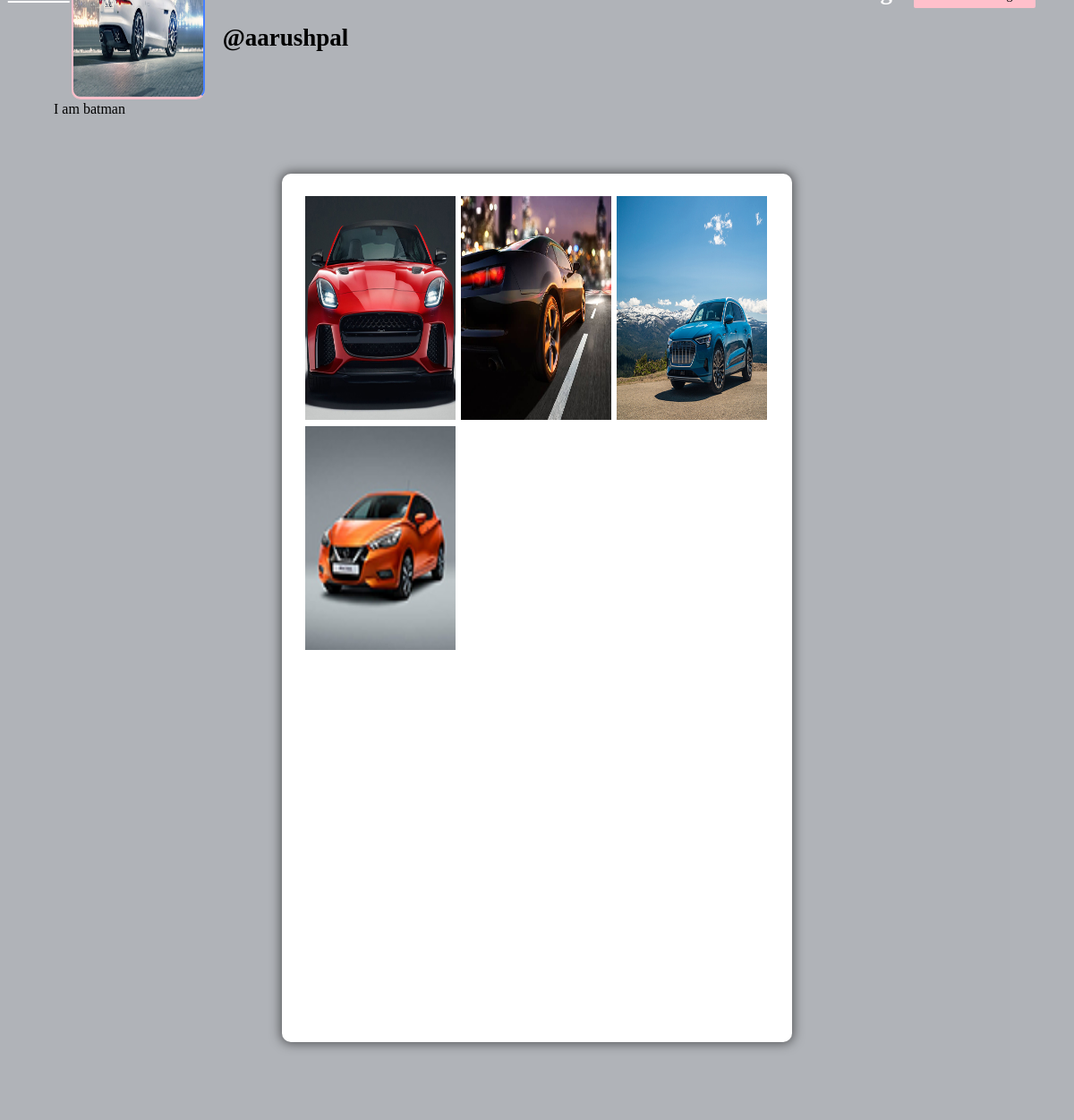
Page /profile/aarushpal (signed in) on the committed database.
### core/models.py (models this page shows, shortened)
class Profile(models.Model):
    user = models.ForeignKey(User, on_delete=models.CASCADE)
    id_user = models.IntegerField()
    bio = models.TextField(blank=True)
    profileimg = models.ImageField(upload_to='profile_images', default='blank-profile-picture.png')
    location = models.CharField(max_length=100, blank=True)

class Post(models.Model):
    id = models.UUIDField(primary_key=True, default=uuid.uuid4)
    user = models.CharField(max_length=100)
    image = models.ImageField(upload_to='post_images')
    caption = models.TextField()
    created_at = models.DateTimeField(default=datetime.now)
    no_of_likes = models.IntegerField(default=0)

### core/views.py (the view)
# urls.py: path('profile/<str:pk>', views.profile, name='profile'),
@login_required(login_url='signin')
def profile(request, pk):
    user_object = User.objects.get(username=pk)
    user_profile = Profile.objects.get(user=user_object)
    user_posts = Post.objects.filter(user=pk)
    user_post_length = len(user_posts)
    follower = request.user.username
    user = pk
    if FollowersCount.objects.filter(follower=follower, user=user).first():
        button_text = 'Unfollow'
    else:
        button_text = 'Follow'
    user_followers = len(FollowersCount.objects.filter(user=pk))
    user_following = len(FollowersCount.objects.filter(follower=pk))
    context = {
        'user_object': user_object,
        'user_profile': user_profile,
        'user_posts': user_posts,
        'user_post_length': user_post_length,
        'button_text': button_text,
        'user_followers': user_followers,
        'user_following': user_following,
    }
    return render(request, 'profile.html', context)

### templates/profile.html (shortened to what this page needs)
{% load static %}
<!DOCTYPE html>
<html lang="en">
<head>
    <link rel="stylesheet" href="{% static 'css/main.min.css' %}">
    <link rel="stylesheet" href="{% static 'css/style.css' %}">
    <link rel="stylesheet" href="{% static 'css/color.css' %}">
    <link rel="stylesheet" href="{% static 'css/responsive.css' %}">
</head>
<body>
	<section>
			<div class="feature-photo">
				<figure><img src="{% static 'images/resources/timeline-1.jpg' %}" alt=""></figure>
				<form action="/follow" method="POST">
					<div class="add-btn">
					<span style="color: white; font-size: 27px; margin-right: 520px;"><b><u><a href="/">Home</a></u></b></span>
					{% if user_post_length == 0 %}
					<span style="color: white; font-size: 27px;"><b>No posts</b></span>
					{% elif user_post_length == 1 %}
					<span style="color: white; font-size: 27px;"><b>{{user_post_length}} post</b></span>
					{% else %}
					<span style="color: white; font-size: 27px;"><b>{{user_post_length}} Posts</b></span>
					{% endif %}
					{% if user_followers == 0 or user_followers == 1 %}
					<span style="color: white; font-size: 27px;"><b>{{user_followers}} Follower</b></span>
					{% else %}
					<span style="color: white; font-size: 27px;"><b>{{user_followers}} Followers</b></span>
					{% endif %}
					<span style="color: white; font-size: 27px;"><b>{{user_following}} Following</b></span>
					{% if user_object.username == user.username  %}
					<a href='/settings' data-ripple="" style="background-color: #ffc0cb; border: #ffc0cb;">Account Settings</a>
					{%else %}
					<a data-ripple=""><button type="submit" style="background-color: #ffc0cb; border: #ffc0cb;">{{button_text}}</button></a>
					{% endif %}
					</div>
				</form>
				<div class="container-fluid">
					<div class="row merged">
						<div class="col-lg-2 col-sm-3">
							<div class="user-avatar">
								<figure>
									<img src={{user_profile.profileimg.url}} style="height: 250px; width: 100%;" alt="">
								</figure>
							</div>
						</div>
						<div class="col-lg-10 col-sm-9">
							<div class="timeline-info">
								<ul>
									<li class="admin-name">
									  <h5 style="color: black;white-space: nowrap; width: 110px; font-size: 27px;"><b>@{{user_profile.user.username}}</b></h5>
									</li>
								</ul>
							</div>
						</div>
					</div>
				</div>
			</div>
		</section>
		<section>
			<div class="bio">
				{{user_profile.bio}}
			</div>
		</section>
	<section>
		<div class="gap gray-bg">
			<div class="container-fluid">
				<div class="row">
					<div class="col-lg-12">
						<div class="row" id="page-contents">
							<div class="col-lg-3">
								<aside class="sidebar static">
								</aside>
							</div>
							<div class="col-lg-6">
								<div class="central-meta">
									<ul class="photos">
										{% for post in user_posts %}
										<li>
											<a class="strip" href={{post.image.url}} title="" data-strip-group="mygroup" data-strip-group-options="loop: false">
												<img src={{post.image.url}} style="height: 250px; width: 300px;" alt=""></a>
										</li>
										{% endfor %}
									</ul>
								</div>
							</div>
							<div class="col-lg-3">
								<aside class="sidebar static">
								</aside>
							</div>
						</div>
					</div>
				</div>
			</div>
		</div>
	</section>
</body>
</html>

### static/css/color.css (style rules this page uses)
#nprogress .bar, .timeline-info > ul li a::before, .add-btn > a, .activitiez > li::before, form button, .colla-apps > li a:hover, a.underline:before, .setting-row input:checked + label, .user-avatar:hover .edit-phto, .error-meta > a, .color-bg, .add-butn, .nav.nav-tabs.likes-btn > li a.active, a.dislike-btn, .drop > a:hover, .btn-view.btn-load-more:hover, .accordion .card h5 button[aria-expanded="true"], .chat-head, .f-page > figure em, .inbox-panel-head > ul > li > a, .nav-tabs--left .nav-link.active, .nav-tabs--left .nav-link.active:hover, footer .widget-title h4::before, #topcontrol, .sidebar .widget-title::before, .f-title::before, .g-post-classic > figure > i::after, .purify > a, .help-list > a:hover, .open-position::before, .info > a, .category-box:hover, .category-box.selected, a.main-btn, .section-heading::before, .getquot-baner, .more-branches > h4::before, .is-helpful > a, .cart-optionz > li > a:hover, .paginationz > li a:hover, .paginationz > li a.active, .shopping-cart, a.btn2:hover, .form-submit > input[type="submit"], button.submit-checkout, .delete-cart:hover, .proceed .button, .amount-area .update-cart, a.addnewforum, .apply-bttons > a { background: orange; }

### static/css/responsive.css (style rules this page uses)
@media screen and (max-width: 1281px) and (min-width: 1024px) { .photos > li { min-width: 32.2%; width: 32.2%; } }
@media screen and (max-width: 1281px) and (min-width: 1024px) { .timeline-info { line-height: 51px; } }
@media screen and (max-width: 1281px) and (min-width: 1024px) { .timeline-info .admin-name > h5 { font-size: 20px; } }
@media screen and (max-width: 1281px) and (min-width: 1024px) { .user-avatar { width: 80.2% } }

### rows in the picture
Profile: profileimg (picture), user.username "aarushpal", bio "I am batman"
Post: image (picture)
Post: image (picture)
Post: image (picture)
Post: image (picture)
